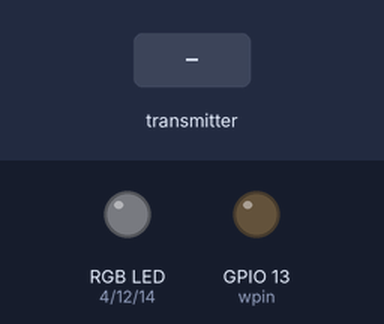
Recording of a sketch running on a simulated ESP8266 (NodeMCU). Shown: an RGB LED mixed from three pins (HIGH = lit), output pins drawn as LEDs (lit = HIGH). Inputs (shaded band) come from the test bench.

Above: at 1.2 s.
1.3 s: the transmitter starts sending R = 256
At 2.5 s:
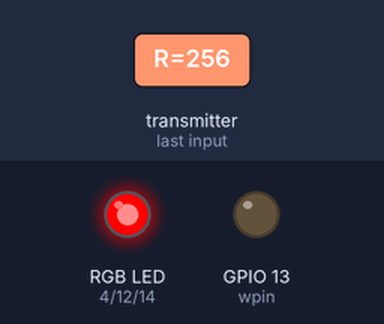
2.8 s: the transmitter starts sending G = 256
At 3.6 s:
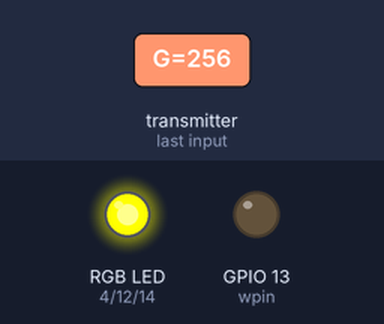
Timing chart, 0 to 6.5 s (numbered marks = the images above; inputs shaded):
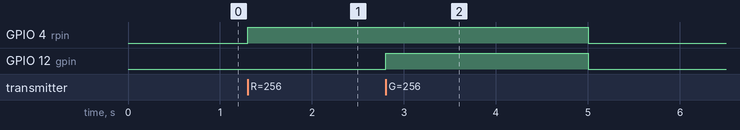

The sketch:

ESPLC_UG_LED.ino
```cpp
#include <ESP8266WiFi.h>
#include <espnow.h>

long timeout = 5000;
long currentMillis;
long previousMillis = 0;

typedef struct struct_rgbw {
    int R;
    int G;
    int B;
    int W;
} struct_rgbw;

//Red
const int rpin = 4;

//Green
const int gpin = 12;

//Blue
const int bpin = 14;

//White
const int wpin = 13;

struct_rgbw RGBW;

// Callback when data is received
void OnDataRecv(uint8_t * mac, uint8_t *incomingData, uint8_t len) {
  memcpy(&RGBW, incomingData, sizeof(RGBW));

  analogWrite(rpin, RGBW.R);
  analogWrite(gpin, RGBW.G);
  analogWrite(bpin, RGBW.B);
  analogWrite(wpin, RGBW.W);
}

void setup() {

  //initialize digital pin LED_BUILTIN as an output.
  //RED
  pinMode(rpin, OUTPUT);

  //Green
  pinMode(gpin, OUTPUT);

  //Blue
  pinMode(bpin, OUTPUT);

  //White
  pinMode(wpin, OUTPUT);

  // Set device as a Wi-Fi Station
  WiFi.mode(WIFI_STA);
  WiFi.disconnect();

  // Init ESP-NOW
  if (esp_now_init() != 0) {
    return;
  }

  // Set ESP-NOW Role
  esp_now_set_self_role(ESP_NOW_ROLE_COMBO);

  // Register for a callback function that will be called when data is received
  esp_now_register_recv_cb(OnDataRecv);
}

void loop() {
    currentMillis = millis();
    if (currentMillis - previousMillis >= timeout) {
      analogWrite(rpin, 0);
      analogWrite(gpin, 0);
      analogWrite(bpin, 0);
      analogWrite(wpin, 0);
    }
}
```

Measured:
- after the input at 1.3 s, GPIO 4 (rpin): LOW → HIGH at once
- after the input at 2.8 s, GPIO 12 (gpin): LOW → HIGH at once, → LOW 2.2 s later
